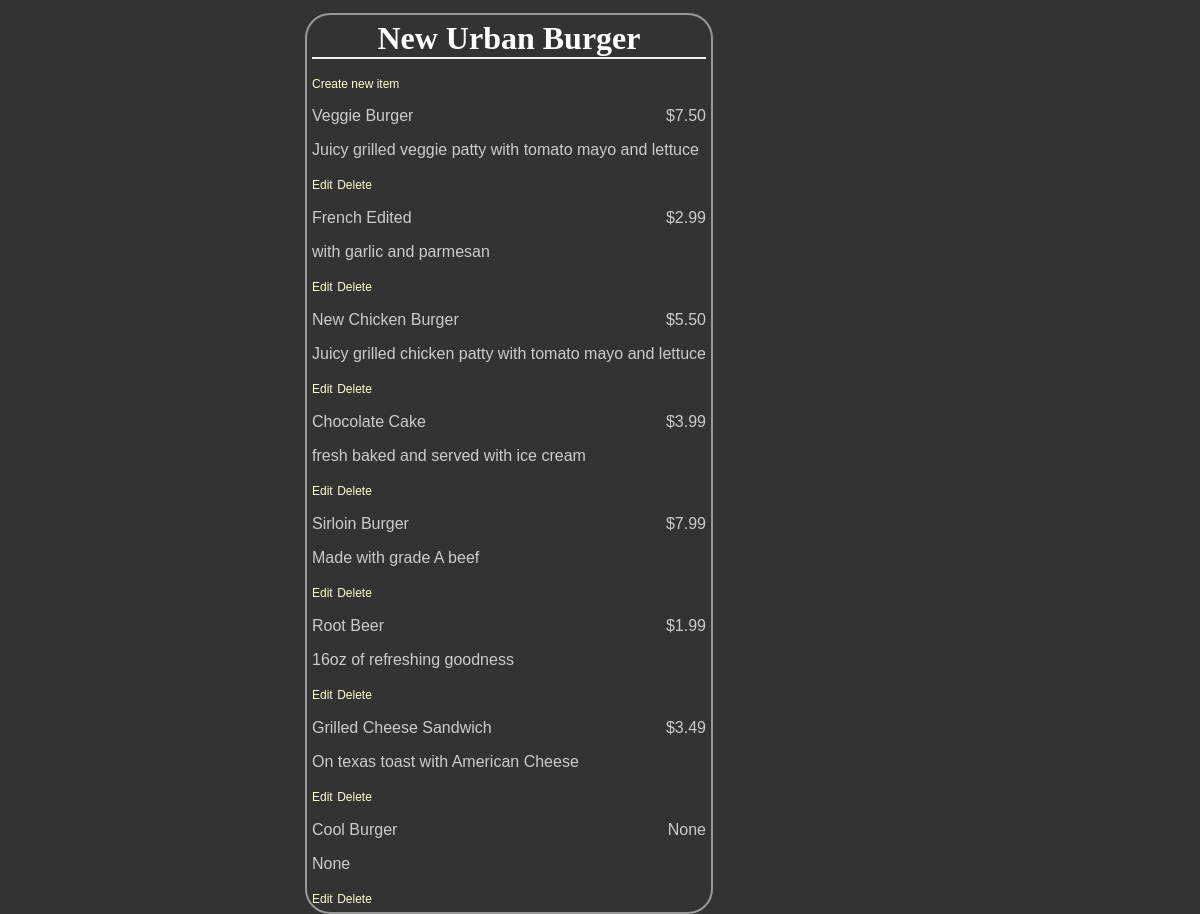
The app's page /restaurants/2/ with its own data.
### database_setup.py (models this page shows, shortened)
class Restaurant(Base):
	__tablename__ = 'restaurant'
	id = Column(Integer, primary_key=True)
	name = Column(String(250), nullable=False)

class MenuItem(Base):
	__tablename__='menu_item'
	name = Column(String(80), nullable=False)
	id = Column(Integer, primary_key=True)
	description = Column(String(250))
	price = Column(String(8))
	course = Column(String(250))
	restaurant_id = Column(Integer, ForeignKey('restaurant.id'))
	restaurant= relationship(Restaurant)

### project.py (the view)
@app.route('/restaurants/<int:restaurant_id>/')
def restaurantMenu(restaurant_id):
	restaurant = session.query(Restaurant).filter_by(id=restaurant_id).one()
	items = session.query(MenuItem).filter_by(restaurant_id=restaurant.id)
	return render_template('menu.html', restaurant=restaurant, items=items)

### templates/menu.html (shortened to what this page needs)
<html>
<head>
	<link rel=stylesheet type=text/css href="{{url_for('static', filename='styles.css')}}">
</head>
<body>
<div class='pane'>
	<div class='header'>
<h1>{{restaurant.name}}</h1>
	</div>
<a href='{{url_for('newMenuItem', restaurant_id = restaurant.id)}}'>Create new item</a>
{% for i in items %}
<div class='nameAndPrice'>
<span class='name'><p>{{i.name}}</p></span>
<span class='price'><p>{{i.price}}</p></span>
</div>
<div class='description'>
<p>{{i.description}}</p>
</div>
<div class='editdeletepane'>
<a href='{{url_for('editMenuItem', restaurant_id = restaurant.id, menu_id=i.id)}}'>Edit</a>
<a href='{{url_for('deleteMenuItem', restaurant_id = restaurant.id, menu_id=i.id)}}'>Delete</a>
</div>
{% endfor %}
</div>
</body>
</html>

### static/styles.css (style rules this page uses)
body { font-family: sans-serif; background-image: url('img3.jpg'); background-color: #333333 }
h1, h2, h3, h4 { color: #FFFFFF; }
h1, h2 { font-family: 'Georgia', serif; margin: 0; }
h1 { border-bottom: 2px solid #eee; }
p, dd, dt { color: #CCCCCC; }
a { text-decoration: none; color:#FFFFCC; font-size: .75em; }
.pane { position:absolute; left: 25%; border: 2px solid; border-radius: 25px; padding: 5px; margin: 5px; border-color: #999999; background-color: #333333 }
.header { left:50%; text-align: center; }
.name { width:50%;display: inline-block; float: left; }
.price { text-align: right; width:50%; float: right; }

### records on screen
Restaurant: name "New Urban Burger"
MenuItem: name "Veggie Burger", price "$7.50", description "Juicy grilled veggie patty with tomato mayo and lettuce"
MenuItem: name "French Edited", price "$2.99", description "with garlic and parmesan"
MenuItem: name "New Chicken Burger", price "$5.50", description "Juicy grilled chicken patty with tomato mayo and lettuce"
MenuItem: name "Chocolate Cake", price "$3.99", description "fresh baked and served with ice cream"
MenuItem: name "Sirloin Burger", price "$7.99", description "Made with grade A beef"
MenuItem: name "Root Beer", price "$1.99", description "16oz of refreshing goodness"
MenuItem: name "Grilled Cheese Sandwich", price "$3.49", description "On texas toast with American Cheese"
MenuItem: name "Cool Burger", price "None", description "None"
